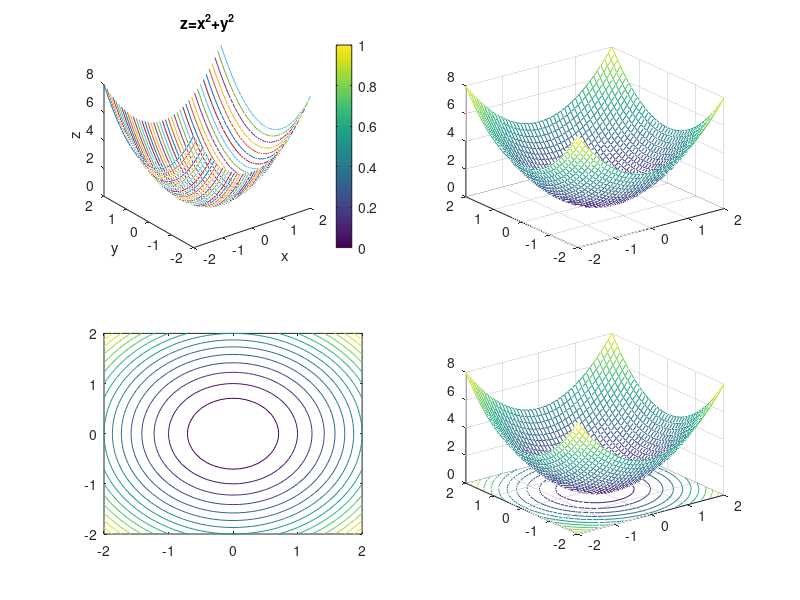

Here is the MATLAB script that generated this plot:
clc
clear
[x,y]=meshgrid(-2:0.1:2);
z=x.^2+y.^2;
figure(55)
subplot(2,2,1)
plot3(x,y,z)
colorbar
xlabel('x')
ylabel('y')
zlabel('z')
title('z=x^2+y^2')
subplot(2,2,2)
mesh(x,y,z)
subplot(2,2,3)
contour(x,y,z,15)
subplot(2,2,4)
meshc(x,y,z)